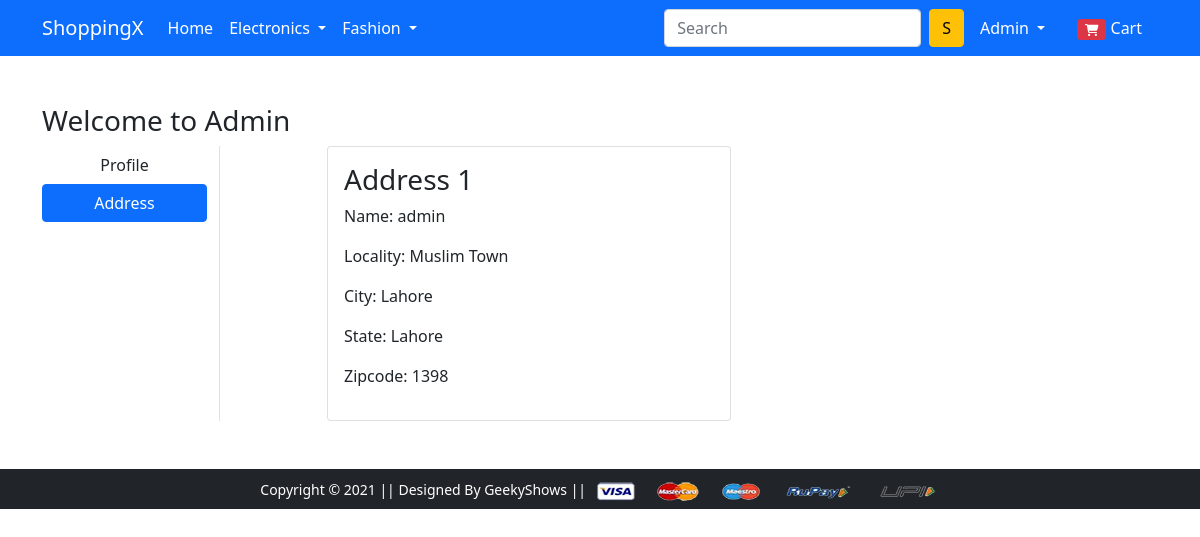
Page /address/ (signed in) on the earlier database version.
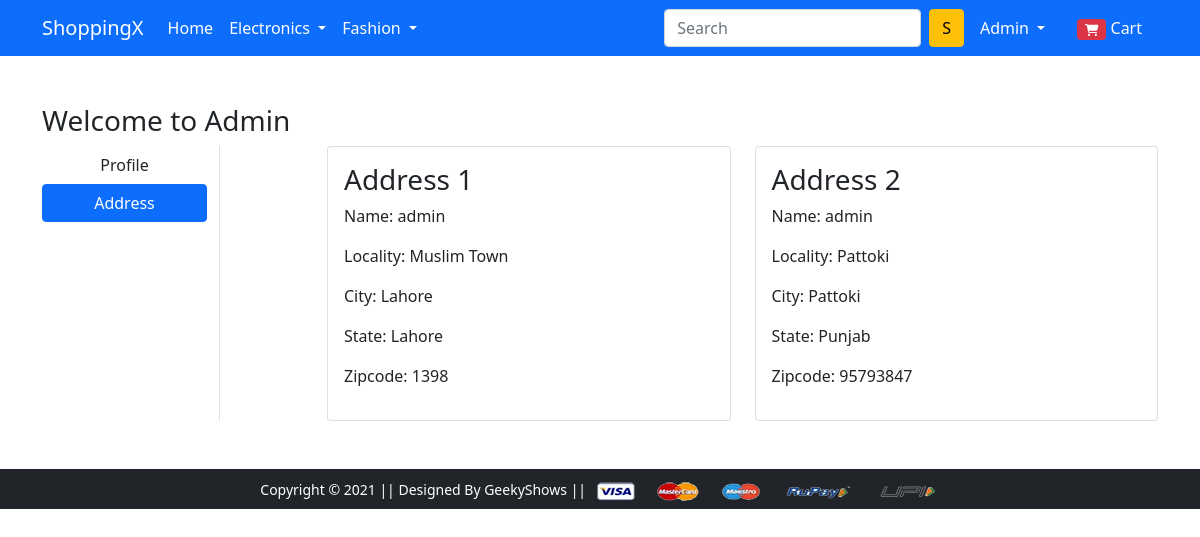
Same page on the later database version.
### app/models.py (models this page shows, shortened)
class Customer(models.Model):
    user = models.ForeignKey(User, on_delete=models.CASCADE)
    name = models.CharField(max_length=80)
    locality = models.CharField(max_length=80)
    city = models.CharField(max_length=50)
    zipcode = models.IntegerField()
    state = models.CharField(choices=STATE_CHOICES, max_length=50)

### app/views.py (the view)
# urls.py: path('address/', views.address, name='address'),
@login_required
def address(request):
    addre = Customer.objects.filter(user=request.user)
    return render(request, 'app/address.html', {'addre': addre, 'active': 'btn-primary'})

### app/templates/app/address.html (shortened to what this page needs)
{% extends 'app/base.html' %}
{% load static %}
{% block main-content %}
<div class="container my-5">
 <div class="row">
 <h3>Welcome to <span class="text-capitalize">{{request.user}}</span></h3>
  <div class="col-sm-2 border-end">
   <ul class="list-unstyled">
    <li class="d-grid"><a href="{% url 'profile' %}" class="btn ">Profile</a></li>
    <li class="d-grid"><a href="{% url 'address' %}" class="btn {{active}}">Address</a></li>
   </ul>
  </div>
  <div class="col-sm-9 offset-sm-1">
   <div class="row">
    {% for ad in addre %}
    <div class="col-sm-6">
     <div class="card">
      <div class="card-body">
       <h3>Address {{forloop.counter}}</h3>
       <p>Name: {{ad.name}}</p>
       <p>Locality: {{ad.locality}}</p>
       <p>City: {{ad.city}}</p>
       <p>State: {{ad.state}}</p>
       <p>Zipcode: {{ad.zipcode}}</p>
      </div>
     </div>
    </div>
    {% endfor %}
   </div>
  </div>
 </div>
</div>
{% endblock main-content %}

Differences in the rows shown:
added Customer: name "admin", locality "Pattoki", city "Pattoki", state "Punjab", zipcode "95793847"
